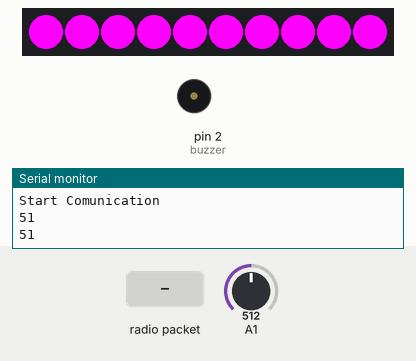
Bench run of a sketch on a simulated Arduino Uno, built with avr-gcc and run on an emulated ATmega328P. On the bench: 10 RGB LEDs in strip order, left to right, buzzer (waves = sounding, pin HIGH), the last lines printed to the serial monitor. The inputs (shaded band) are chosen by the test bench; at power-on: A1 = 512. No radio packets arrive unless stated.

Above: at 1.8 s.
1.9 s: radio packet "1" arrives
At 2.15 s:
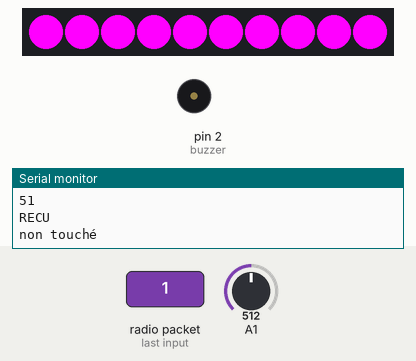
At 3.2 s:
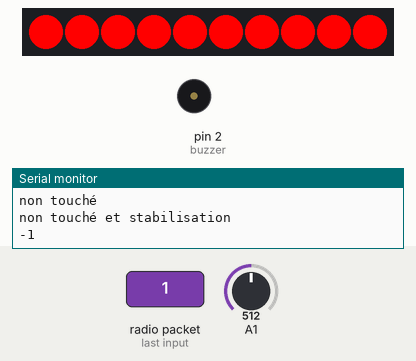
Timing chart, 0 to 4.9 s (numbered marks = the images above; inputs shaded):
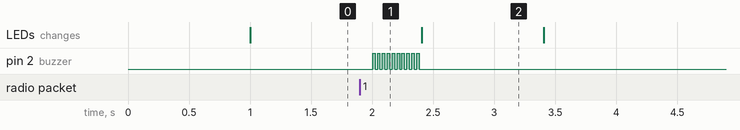

The sketch:

photores_recepteur_radio.ino
```cpp
//Julien CONSTANT
//TS1


//ENTREES :
//leds :
#include <Adafruit_NeoPixel.h>

#define PIN_LED 4  //broche connexion Din de l'Arduino
#define LED_COUNT 10

Adafruit_NeoPixel strip = Adafruit_NeoPixel(LED_COUNT, PIN_LED, NEO_GRB + NEO_KHZ800);


//radio
#include <RH_ASK.h> //dossier radio
#include <SPI.h>

RH_ASK rf_driver;

//SORTIES :
//buzzer :
int buzzer = 2;

//AUTRES VARIABLES:
int L = -1; // compteur led
int toucher = 0;
int photodetect;
int diminution;

//SETUP :
void setup()
{
  //init de l'écran interne
  Serial.begin(9600);
  Serial.println("Start Comunication");

  //init des leds
  strip.begin();
  strip.show();

  //init de la radio
  rf_driver.init();

  //affectation des entrées/sorties
  pinMode(buzzer, OUTPUT);
}

//LEDS SCORE:
void ledcount(int toucher)
{
  if (toucher == 1) //si la cible est touchée
  {
    if (L != 9) //si le score n'est pas égale à 9
    {
      Serial.println("toucher et ajout");
      Serial.println(L);
      L = L + 1; //alors on ajoute 1
      Serial.println(L);
      long couleur = strip.Color(0, 0, 255);
      strip.setPixelColor(L, couleur); // et on allume la led indiquant le score
    }
    else // si supérieur aux nombres de leds
    {
      L = 0; //on remet le score à zero
      for (int i=0; i<strip.numPixels(); i ++)
        {
          long couleur = strip.Color(0, 0, 255);
          strip.setPixelColor(i, couleur);
        }
      Serial.println("Reset de L");
      Serial.println(L);
    }
  }
  if (toucher == 0) // le joueur n'a pas touché la cible, le score n'avance pas
  {
    Serial.println("non touché et stabilisation");
    Serial.println(L);
    long couleur = strip.Color(0, 0, 255);
    strip.setPixelColor(L, couleur);
  }
}

//EXE :
void loop()
{
  int j; //variable lambda

  //buffer pour la radio
  uint8_t buf[24];
  uint8_t buflen = sizeof(buf);

  //photo diode (détection du laser)
  photodetect = analogRead(1);
  diminution = photodetect*0.1; //On diminue la valeur de la photodiode pour détecter les plus grandes variations
  Serial.println(diminution);

  if (rf_driver.recv(buf, &buflen)) //Si signal recu on affiche les leds en vert et on exe la boucle points avec 1
  {
    Serial.println("RECU");
    if (diminution >= 60) //Si cible touchee
    {
      Serial.println("touché");

      strip.show();
      for (int i=0; i<strip.numPixels(); i ++)
      {
        long couleur = strip.Color(0, 255, 0);
        strip.setPixelColor(i, couleur);
      }
      for(j=0; j<20; j++)
      {
        digitalWrite(buzzer,HIGH);// Faire du bruit
        delay(10);// Attendre 10 ms
        digitalWrite(buzzer,LOW);// Silence
        delay(10);// Attendre 10 ms
      }
      ledcount(toucher = 1);
    }
    else //Si cible non touchee on affiche les leds en rouge et on exe la boucle points avec 0
    {
      Serial.println("non touché");

      strip.show();
      for (int  i=0; i<strip.numPixels(); i++)
      {
        long couleur = strip.Color(255, 0, 0);
        strip.setPixelColor(i, couleur);
      }
      for(j=0; j<10; j++)
      {
        digitalWrite(buzzer,HIGH);// Faire du bruit
        delay(20);// Attendre 20 ms
        digitalWrite(buzzer,LOW);// Silence
        delay(20);// Attendre 20 ms
      }
      ledcount(toucher = 0);
    }
  }
  else;
  {
    //Serial.println("NON RECU"); //signal non recu

    strip.show(); //donc on affiche les leds en violet hormis la led des points
    for (int  i=0; i<strip.numPixels(); i++)
    {
      long couleur = strip.Color(255, 0, 255);
      strip.setPixelColor(i, couleur);
    }
    long couleur = strip.Color(0, 0, 255);
    strip.setPixelColor(L, couleur);
  }
  delay(1000); //temps entre chaque tir minimum
}
```

Measured:
- after the input at 1.9 s, pin 2 (buzzer): alternates HIGH for 0.02 s and LOW for 0.02 s, 20 changes in all, then stays LOW, starting after 0.10 s
- what the display in image 2 shows lasts 1.0 s, from 2.4 s to 3.4 s
